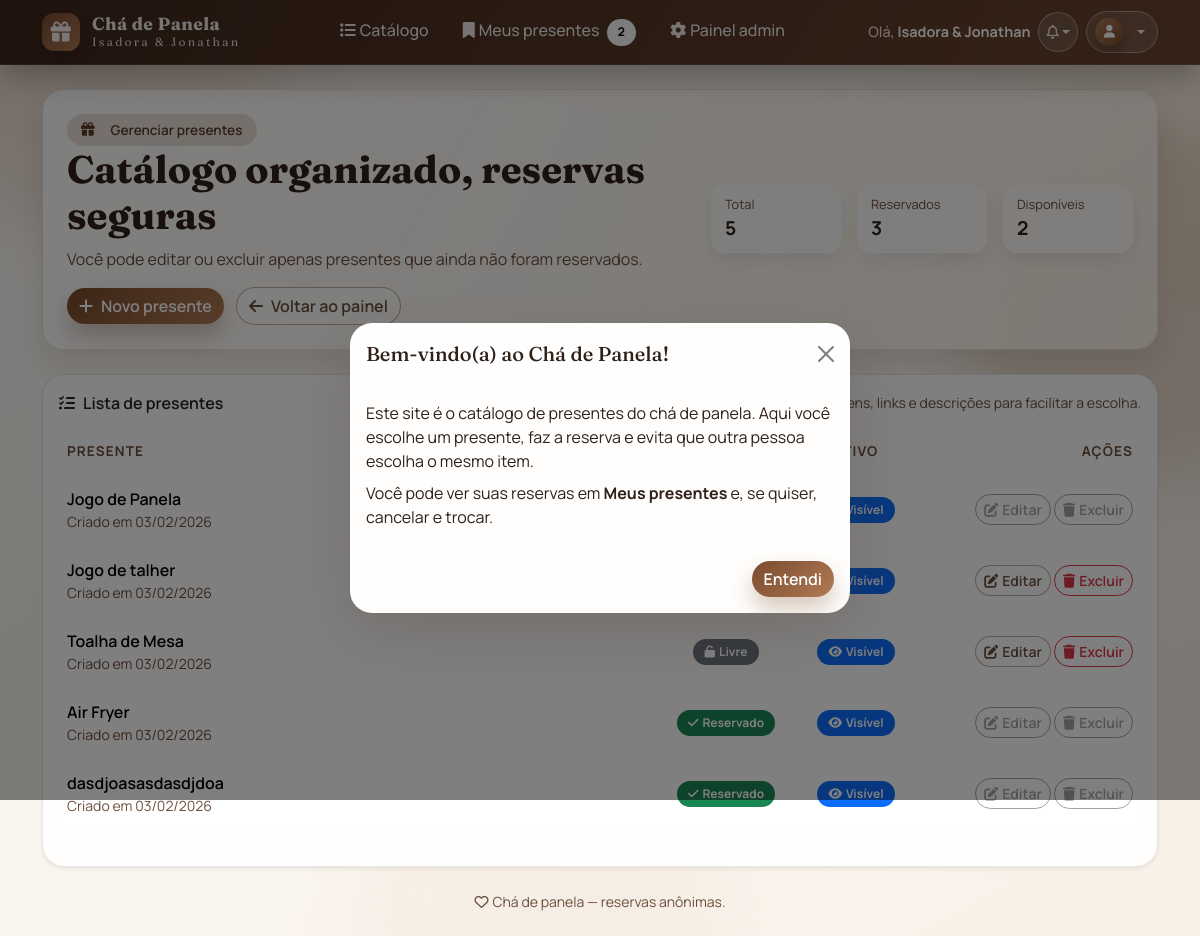
Page /painel/presentes/ (signed in) on the earlier database version.
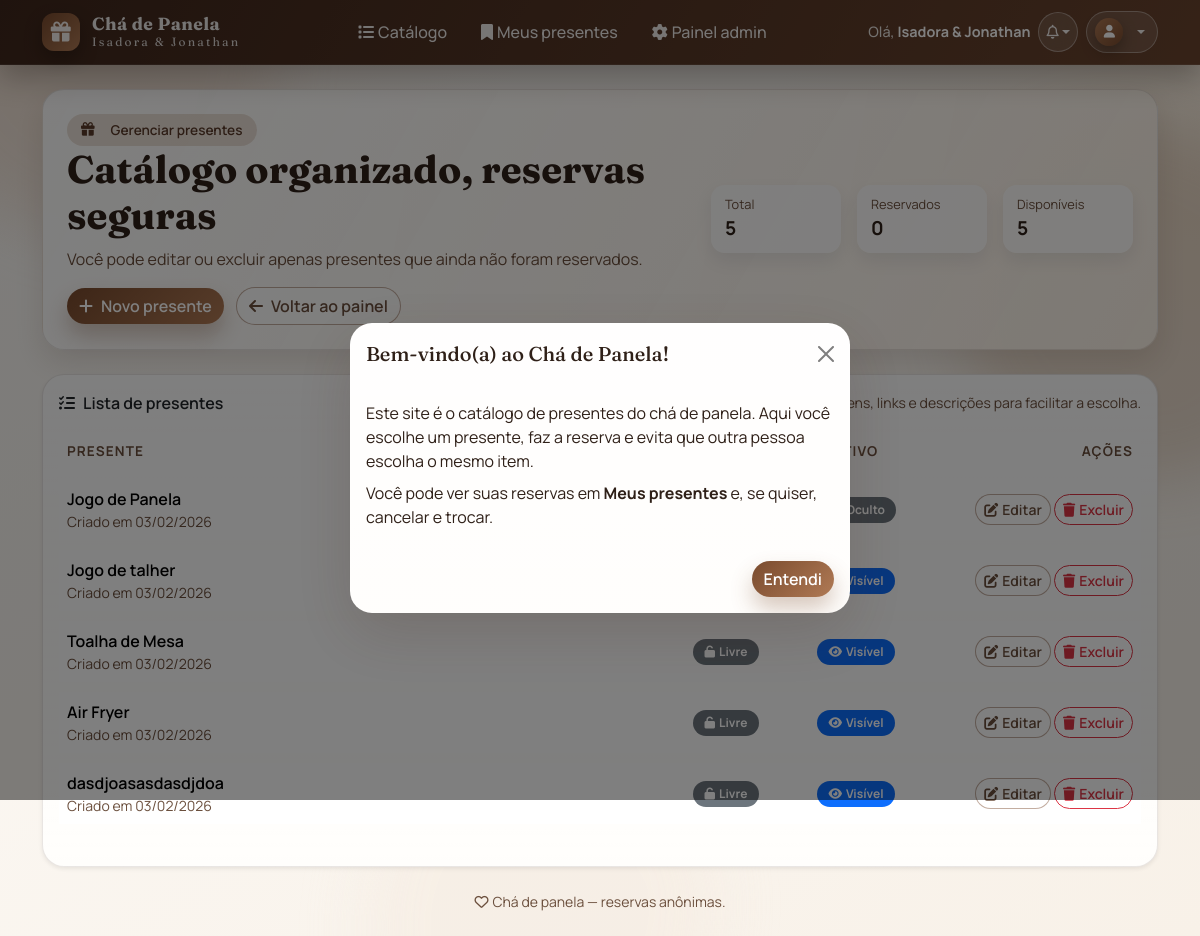
Same page on the later database version.
### core/models.py (models this page shows, shortened)
class Gift(models.Model):
    title = models.CharField(max_length=120)
    description = models.TextField(blank=True)
    image = models.ImageField(upload_to="gifts/", blank=True, null=True)
    image_2 = models.ImageField(upload_to="gifts/", blank=True, null=True)
    image_3 = models.ImageField(upload_to="gifts/", blank=True, null=True)
    purchase_links = models.TextField(blank=True)
    is_active = models.BooleanField(default=True)
    created_at = models.DateTimeField(auto_now_add=True)
    updated_at = models.DateTimeField(auto_now=True)

### core/views.py (the view)
# urls.py: path("painel/presentes/", views.painel_presentes, name="painel_presentes"),
@event_admin_required
def painel_presentes(request):
    gifts = Gift.objects.all().order_by("-created_at").annotate(
        reserved=Exists(Reservation.objects.filter(gift=OuterRef("pk")))
    )
    total = gifts.count()
    reserved = Reservation.objects.count()
    available = total - reserved
    return render(
        request,
        "painel/presentes_list.html",
        {"gifts": gifts, "total": total, "reserved": reserved, "available": available},
    )

### core/models.py (called while the page is built)
    @classmethod
    def get_solo(cls) -> "SiteSettings":
        obj, _created = cls.objects.get_or_create(pk=1)
        return obj

### templates/painel/presentes_list.html (shortened to what this page needs)
{% extends "base.html" %}
{% block content %}
<section class="cp-hero mb-4">
  <div class="cp-hero-content">
    <span class="cp-hero-tag"><i class="fa-solid fa-gift me-2"></i>Gerenciar presentes</span>
    <h1 class="cp-title mb-2">Catálogo organizado, reservas seguras</h1>
    <p class="cp-subtitle mb-3">
      Você pode editar ou excluir apenas presentes que ainda não foram reservados.
    </p>
    <div class="cp-hero-actions flex-wrap">
      <a class="btn btn-primary" href="{% url 'painel_presente_novo' %}">
        <i class="fa-solid fa-plus me-2"></i>Novo presente
      </a>
      <a class="btn btn-outline-secondary" href="{% url 'painel_dashboard' %}">
        <i class="fa-solid fa-arrow-left me-2"></i>Voltar ao painel
      </a>
    </div>
  </div>
  <div class="cp-statline">
    <div class="cp-stat">
      <span>Total</span>
      <strong>{{ total }}</strong>
    </div>
    <div class="cp-stat">
      <span>Reservados</span>
      <strong>{{ reserved }}</strong>
    </div>
    <div class="cp-stat">
      <span>Disponíveis</span>
      <strong>{{ available }}</strong>
    </div>
  </div>
</section>
{% if gifts %}
  <div class="card cp-card shadow-sm">
    <div class="card-body">
      <div class="d-flex justify-content-between align-items-center mb-2">
        <div class="fw-semibold"><i class="fa-solid fa-list-check me-2"></i>Lista de presentes</div>
        <div class="text-muted small">Organize imagens, links e descrições para facilitar a escolha.</div>
      </div>
      <div class="table-responsive">
        <table class="table align-middle">
          <thead>
            <tr>
              <th>Presente</th>
              <th class="text-center" style="width: 130px;">Status</th>
              <th class="text-center" style="width: 130px;">Ativo</th>
              <th class="text-end" style="width: 220px;">Ações</th>
            </tr>
          </thead>
          <tbody>
            {% for g in gifts %}
              <tr>
                <td>
                  <div class="fw-semibold">{{ g.title }}</div>
                  <div class="text-muted small">Criado em {{ g.created_at|date:"d/m/Y" }}</div>
                </td>
                <td class="text-center">
                  {% if g.reserved %}
                    <span class="badge text-bg-success"><i class="fa-solid fa-check me-1"></i>Reservado</span>
                  {% else %}
                    <span class="badge text-bg-secondary"><i class="fa-solid fa-unlock me-1"></i>Livre</span>
                  {% endif %}
                </td>
                <td class="text-center">
                  {% if g.is_active %}
                    <span class="badge text-bg-primary"><i class="fa-solid fa-eye me-1"></i>Visível</span>
                  {% else %}
                    <span class="badge text-bg-secondary">Oculto</span>
                  {% endif %}
                </td>
                <td class="text-end">
                  {% if g.reserved %}
                    <button class="btn btn-sm btn-outline-secondary" disabled>
                      <i class="fa-solid fa-pen-to-square me-1"></i>Editar
                    </button>
                    <button class="btn btn-sm btn-outline-secondary" disabled>
                      <i class="fa-solid fa-trash me-1"></i>Excluir
                    </button>
                  {% else %}
                    <a class="btn btn-sm btn-outline-secondary" href="{% url 'painel_presente_editar' g.id %}">
                      <i class="fa-solid fa-pen-to-square me-1"></i>Editar
                    </a>
                    <a class="btn btn-sm btn-outline-danger" href="{% url 'painel_presente_excluir' g.id %}">
                      <i class="fa-solid fa-trash me-1"></i>Excluir
                    </a>
                  {% endif %}
                </td>
              </tr>
            {% endfor %}
          </tbody>
        </table>
      </div>
    </div>
  </div>
{% endif %}
{% endblock %}

### templates/base.html (shortened to what this page needs)
<!doctype html>
<html lang="pt-br">
<head>
  <link href="https://cdn.jsdelivr.net/npm/bootstrap@5.3.3/dist/css/bootstrap.min.css" rel="stylesheet">
  <link href="https://cdnjs.cloudflare.com/ajax/libs/font-awesome/6.5.0/css/all.min.css" rel="stylesheet">
  <link rel="stylesheet" href="/static/css/styles.css">
</head>
<body class="cp-body">
<div class="cp-decor" aria-hidden="true">
  <span class="cp-blob cp-blob-1"></span>
  <span class="cp-blob cp-blob-2"></span>
</div>
<nav class="navbar navbar-expand-lg navbar-dark cp-navbar">
  <div class="container">
    <a class="navbar-brand fw-semibold cp-brand" href="{% url 'catalogo' %}">
      <span class="cp-brand-icon"><i class="fa-solid fa-gift"></i></span>
      <span class="cp-brand-text">
        <span class="cp-brand-main">Chá de Panela</span>
        <span class="cp-brand-sub">Isadora & Jonathan</span>
      </span>
    </a>
    <div class="collapse navbar-collapse" id="navMain">
      <ul class="navbar-nav mx-auto mb-2 mb-lg-0 cp-nav-center">
        {% if user.is_authenticated %}
          <li class="nav-item">
            <a class="nav-link" href="{% url 'catalogo' %}">
              <i class="fa-solid fa-list me-1"></i>Catálogo
            </a>
          </li>
          <li class="nav-item">
            <a class="nav-link" href="{% url 'meus_presentes' %}">
              <i class="fa-solid fa-bookmark me-1"></i>Meus presentes
              {% if my_reserved_count %}
                <span class="badge text-bg-light ms-1">{{ my_reserved_count }}</span>
              {% endif %}
            </a>
          </li>
          {% if user.is_staff or user.is_superuser or user.profile.is_event_admin %}
          <li class="nav-item">
            <a class="nav-link" href="{% url 'painel_dashboard' %}">
              <i class="fa-solid fa-gear me-1"></i>Painel admin
            </a>
          </li>
          {% endif %}
        {% endif %}
      </ul>
      <div class="d-flex flex-column flex-lg-row gap-2 align-items-lg-center cp-nav-right">
        {% if user.is_authenticated %}
          <div class="cp-greeting">
            Olá, <span class="cp-greeting-name">{{ user.get_full_name|default:user.username }}</span>
          </div>
          {% if admin_messages %}
          <div class="dropdown">
            <button class="btn btn-sm btn-outline-light cp-notif-btn dropdown-toggle" type="button" data-bs-toggle="dropdown" data-bs-auto-close="outside" aria-expanded="false" aria-label="Notificações">
              <i class="fa-regular fa-bell"></i>
            </button>
          </div>
          {% endif %}
          <div class="dropdown">
            <a class="btn btn-sm btn-outline-light dropdown-toggle cp-profile-btn" href="#" role="button" data-bs-toggle="dropdown" aria-expanded="false" aria-label="Abrir menu do perfil">
              <span class="cp-profile-icon"><i class="fa-solid fa-user"></i></span>
            </a>
          </div>
        {% else %}
          <a class="btn btn-sm btn-outline-light" href="{% url 'login' %}"><i class="fa-solid fa-right-to-bracket me-1"></i>Entrar</a>
          <a class="btn btn-sm btn-light" href="{% url 'cadastro' %}"><i class="fa-solid fa-user-plus me-1"></i>Cadastrar</a>
        {% endif %}
      </div>
    </div>
  </div>
</nav>
<main class="container my-4 cp-main">
  {% block content %}{% endblock %}
</main>
<footer class="container pb-4 cp-footer">
  <div class="text-center small text-muted">
    <i class="fa-regular fa-heart me-1"></i>Chá de panela — reservas anônimas.
  </div>
</footer>
{% if show_welcome_modal %}
<div class="modal fade" id="welcomeModal" tabindex="-1" aria-labelledby="welcomeModalLabel" aria-hidden="true">
  <div class="modal-dialog modal-dialog-centered">
    <div class="modal-content cp-card">
      <div class="modal-header border-0">
        <h2 class="modal-title h5" id="welcomeModalLabel">Bem-vindo(a) ao Chá de Panela!</h2>
        <button type="button" class="btn-close" data-bs-dismiss="modal" aria-label="Fechar"></button>
      </div>
      <div class="modal-body">
        <p class="mb-2">
          Este site é o catálogo de presentes do chá de panela. Aqui você escolhe um presente,
          faz a reserva e evita que outra pessoa escolha o mesmo item.
        </p>
        <p class="mb-0">
          Você pode ver suas reservas em <strong>Meus presentes</strong> e, se quiser, cancelar e trocar.
        </p>
      </div>
      <div class="modal-footer border-0">
        <button type="button" class="btn btn-primary" data-bs-dismiss="modal">Entendi</button>
      </div>
    </div>
  </div>
</div>
{% endif %}
</body>
</html>

### templates/base.html (style rules this page uses)
:root { --cp-primary: #7a4b2e; --cp-secondary: #b07a55; --cp-bg: #f7f1e8; --cp-text: #2f2018; --cp-card: #fffaf4; --cp-muted: #6b4f3d; }

Differences in the rows shown:
changed Gift "Jogo de Panela": is_active "Visível" → "Oculto"
computed for Gift "Air Fryer": text "Reservado" → "Livre"
computed for Gift "dasdjoasasdasdjdoa": text "Reservado" → "Livre"
Other differences:
{{ reserved }}: "3" → "0"
{{ available }}: "2" → "5"
{{ my_reserved_count }}: "2" → (not shown)
